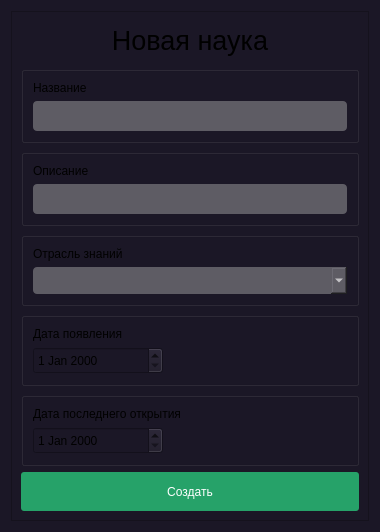
<?xml version="1.0" encoding="UTF-8"?>
<ui version="4.0">
 <class>Dialog</class>
 <widget class="QDialog" name="Dialog">
  <property name="geometry">
   <rect>
    <x>0</x>
    <y>0</y>
    <width>380</width>
    <height>532</height>
   </rect>
  </property>
  <property name="windowTitle">
   <string>Create Science</string>
  </property>
  <property name="styleSheet">
   <string notr="true">background-color: rgb(27, 23, 38);</string>
  </property>
  <layout class="QVBoxLayout" name="verticalLayout">
   <item>
    <widget class="QFrame" name="frame">
     <property name="styleSheet">
      <string notr="true">QFrame {
	color: #FFFFFF;
};</string>
     </property>
     <property name="frameShape">
      <enum>QFrame::StyledPanel</enum>
     </property>
     <property name="frameShadow">
      <enum>QFrame::Raised</enum>
     </property>
     <layout class="QVBoxLayout" name="verticalLayout_7">
      <item>
       <widget class="QLabel" name="label">
        <property name="maximumSize">
         <size>
          <width>16777215</width>
          <height>50</height>
         </size>
        </property>
        <property name="autoFillBackground">
         <bool>false</bool>
        </property>
        <property name="styleSheet">
         <string notr="true">QLabel {
	font-size: 20pt;
	text-align: center;
}</string>
        </property>
        <property name="text">
         <string>Новая наука</string>
        </property>
        <property name="alignment">
         <set>Qt::AlignCenter</set>
        </property>
       </widget>
      </item>
      <item>
       <widget class="QGroupBox" name="groupBox">
        <property name="title">
         <string/>
        </property>
        <layout class="QVBoxLayout" name="verticalLayout_2">
         <item>
          <widget class="QLabel" name="label_2">
           <property name="text">
            <string>Название</string>
           </property>
          </widget>
         </item>
         <item>
          <widget class="QLineEdit" name="lineEdit">
           <property name="minimumSize">
            <size>
             <width>0</width>
             <height>30</height>
            </size>
           </property>
           <property name="styleSheet">
            <string notr="true">QLineEdit {
	background-color: rgb(94, 92, 100);
	border-radius: 4px;
	color: #FFFFFF;
	padding-left: 3px;
	padding-right: 3px;
}</string>
           </property>
           <property name="text">
            <string/>
           </property>
          </widget>
         </item>
        </layout>
       </widget>
      </item>
      <item>
       <widget class="QGroupBox" name="groupBox_2">
        <property name="title">
         <string/>
        </property>
        <layout class="QVBoxLayout" name="verticalLayout_3">
         <item>
          <widget class="QLabel" name="label_3">
           <property name="text">
            <string>Описание</string>
           </property>
          </widget>
         </item>
         <item>
          <widget class="QLineEdit" name="lineEdit_3">
           <property name="minimumSize">
            <size>
             <width>0</width>
             <height>30</height>
            </size>
           </property>
           <property name="styleSheet">
            <string notr="true">QLineEdit {
	background-color: rgb(94, 92, 100);
	border-radius: 4px;
	color: #FFFFFF;
	padding-left: 3px;
	padding-right: 3px;
}</string>
           </property>
           <property name="text">
            <string/>
           </property>
          </widget>
         </item>
        </layout>
       </widget>
      </item>
      <item>
       <widget class="QGroupBox" name="groupBox_5">
        <property name="title">
         <string/>
        </property>
        <layout class="QVBoxLayout" name="verticalLayout_6">
         <item>
          <widget class="QLabel" name="label_6">
           <property name="text">
            <string>Отрасль знаний</string>
           </property>
          </widget>
         </item>
         <item>
          <widget class="QComboBox" name="comboBox">
           <property name="minimumSize">
            <size>
             <width>220</width>
             <height>27</height>
            </size>
           </property>
           <property name="maximumSize">
            <size>
             <width>16777215</width>
             <height>16777215</height>
            </size>
           </property>
           <property name="styleSheet">
            <string notr="true">QComboBox {
	background-color: rgb(94, 92, 100);
	border-radius: 4px;
	color: #FFFFFF;
}</string>
           </property>
          </widget>
         </item>
        </layout>
       </widget>
      </item>
      <item>
       <widget class="QGroupBox" name="groupBox_3">
        <property name="title">
         <string/>
        </property>
        <layout class="QVBoxLayout" name="verticalLayout_4">
         <item>
          <widget class="QLabel" name="label_4">
           <property name="text">
            <string>Дата появления</string>
           </property>
          </widget>
         </item>
         <item>
          <widget class="QDateEdit" name="dateEdit">
           <property name="minimumSize">
            <size>
             <width>130</width>
             <height>27</height>
            </size>
           </property>
           <property name="maximumSize">
            <size>
             <width>130</width>
             <height>27</height>
            </size>
           </property>
           <property name="styleSheet">
            <string notr="true">QDateEdit {
	color: #FFFFFF;
	background-color: rgb(61, 56, 70);
	border-radius: 4px;
};</string>
           </property>
          </widget>
         </item>
        </layout>
       </widget>
      </item>
      <item>
       <widget class="QGroupBox" name="groupBox_4">
        <property name="title">
         <string/>
        </property>
        <layout class="QVBoxLayout" name="verticalLayout_5">
         <item>
          <widget class="QLabel" name="label_5">
           <property name="text">
            <string>Дата последнего открытия</string>
           </property>
          </widget>
         </item>
         <item>
          <widget class="QDateEdit" name="dateEdit_2">
           <property name="minimumSize">
            <size>
             <width>130</width>
             <height>27</height>
            </size>
           </property>
           <property name="maximumSize">
            <size>
             <width>130</width>
             <height>27</height>
            </size>
           </property>
           <property name="styleSheet">
            <string notr="true">QDateEdit {
	color: #FFFFFF;
	background-color: rgb(61, 56, 70);
	border-radius: 4px;
};</string>
           </property>
          </widget>
         </item>
        </layout>
       </widget>
      </item>
      <item>
       <widget class="QPushButton" name="addButton_6">
        <property name="sizePolicy">
         <sizepolicy hsizetype="Minimum" vsizetype="Minimum">
          <horstretch>0</horstretch>
          <verstretch>0</verstretch>
         </sizepolicy>
        </property>
        <property name="maximumSize">
         <size>
          <width>16777215</width>
          <height>40</height>
         </size>
        </property>
        <property name="cursor">
         <cursorShape>PointingHandCursor</cursorShape>
        </property>
        <property name="styleSheet">
         <string notr="true">QPushButton {
	background-color: rgb(38, 162, 105);
	border-radius: 3px;
	height: 35px;
	color: #FFFFFF;
}
QPushButton:hover {
	background-color: rgb(44, 186, 119);
}</string>
        </property>
        <property name="text">
         <string>Создать</string>
        </property>
       </widget>
      </item>
     </layout>
    </widget>
   </item>
  </layout>
 </widget>
 <resources/>
 <connections/>
</ui>
